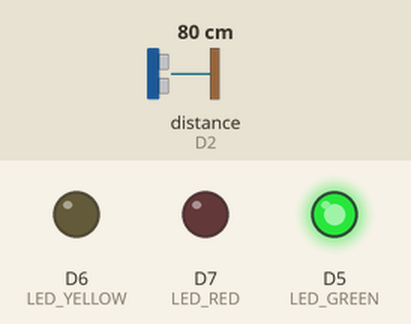
Bench run of a sketch on a simulated ESP8266 (NodeMCU). Shown: output pins drawn as LEDs (lit = HIGH). Wiring (inferred from the names in the program): ultrasonic range finder: trigger D1; echo D2. The inputs (shaded band) are chosen by the test bench; at power-on: distance to the obstacle (sensor on D2) 80 cm. The echo pulse lasts 58.3 µs per cm; WiFi joins after 1.5 s; servers stay silent unless stated; random numbers use the default seed unless the sketch sets one; no MQTT or app messages arrive unless stated; pins used as bus, display or sensor lines are not drawn; what the sketch prints to the serial monitor is not drawn.

Above: at 2.7 s.
2.8 s: distance to the obstacle (sensor on D2) set to 40 cm
4.9 s: distance to the obstacle (sensor on D2) set to 33 cm
At 6.8 s:
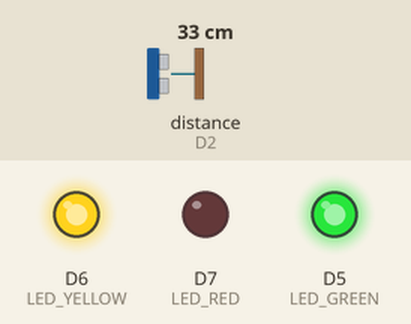
7.5 s: distance to the obstacle (sensor on D2) set to 20 cm
9.6 s: distance to the obstacle (sensor on D2) set to 16 cm
At 11.6 s:
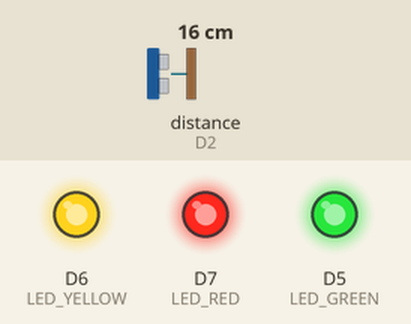
12.0 s: distance to the obstacle (sensor on D2) set to 18 cm
At 12.9 s:
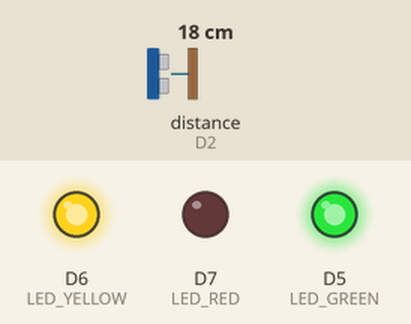
14.1 s: distance to the obstacle (sensor on D2) set to 2 cm
At 16.5 s:
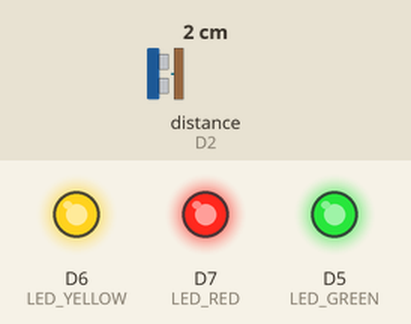
Timing chart, 0 to 17.5 s (numbered marks = the images above; inputs shaded):
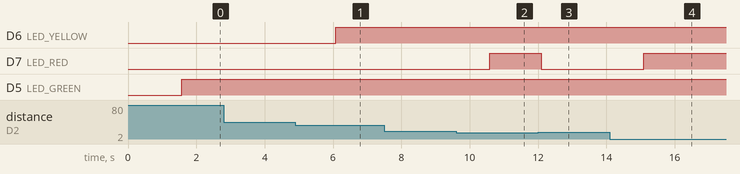

Measured:
- the behaviour switches between 36 and 35 cm on distance to the obstacle (sensor on D2) (found by bisection; images 0 and 1)
- the behaviour switches between 18 and 17 cm on distance to the obstacle (sensor on D2) (found by bisection; images 1 and 2)
- after the input at 2.8 s, every drawn part: stays the same
- after the input at 4.9 s, D6 (LED_YELLOW): LOW → HIGH after 1.2 s
- after the input at 7.5 s, every drawn part: stays the same
- after the input at 9.6 s, D7 (LED_RED): LOW → HIGH after 0.99 s
- after the input at 12.0 s, D7 (LED_RED): HIGH → LOW after 0.09 s
- after the input at 14.1 s, D7 (LED_RED): LOW → HIGH after 0.99 s

The sketch:

parking_level_sensor.ino
```cpp
#include <ESP8266WiFi.h>
#include <PubSubClient.h>

// WiFi and MQTT Setup
const char* ssid = "YOUR_WIFI_SSID";
const char* password = "YOUR_WIFI_PASSWORD";
const char* mqtt_server = "broker.hivemq.com";
const char* mqtt_topic = "yourunique/parking/level"; // Change this to be unique!

// HC-SR04 Pins
const int TRIG_PIN = D1;
const int ECHO_PIN = D2;

// LED Bar Indicator Pins
const int LED_GREEN = D5;
const int LED_YELLOW = D6;
const int LED_RED = D7;

// Calibration Constants (Adjust these based on your setup in cm)
const int MAX_DISTANCE = 50;  // 0% Full (Object is far away / Tank empty)
const int MIN_DISTANCE = 5;   // 100% Full (Object is very close / Tank full)

WiFiClient espClient;
PubSubClient client(espClient);

void setup_wifi() {
  delay(10);
  Serial.println();
  Serial.print("Connecting to ");
  Serial.println(ssid);
  WiFi.begin(ssid, password);
  while (WiFi.status() != WL_CONNECTED) {
    delay(500);
    Serial.print(".");
  }
  Serial.println("\nWiFi connected");
}

void reconnect() {
  while (!client.connected()) {
    Serial.print("Attempting MQTT connection...");
    String clientId = "ESP8266Client-LevelSensor-";
    clientId += String(random(0, 0xffff), HEX);

    if (client.connect(clientId.c_str())) {
      Serial.println("connected");
    } else {
      Serial.print("failed, rc=");
      Serial.print(client.state());
      Serial.println(" try again in 5 seconds");
      delay(5000);
    }
  }
}

void setup() {
  // Pin modes
  pinMode(TRIG_PIN, OUTPUT);
  pinMode(ECHO_PIN, INPUT);
  pinMode(LED_GREEN, OUTPUT);
  pinMode(LED_YELLOW, OUTPUT);
  pinMode(LED_RED, OUTPUT);

  Serial.begin(115200);
  setup_wifi();
  client.setServer(mqtt_server, 1883);
}

void loop() {
  if (!client.connected()) {
    reconnect();
  }
  client.loop();

  // 1. Trigger the Ultrasonic sensor
  digitalWrite(TRIG_PIN, LOW);
  delayMicroseconds(2);
  digitalWrite(TRIG_PIN, HIGH);
  delayMicroseconds(10);
  digitalWrite(TRIG_PIN, LOW);

  // 2. Read the echo bounce time (in microseconds)
  long duration = pulseIn(ECHO_PIN, HIGH);

  // 3. Calculate distance in cm (Speed of sound is ~340m/s or 0.034 cm/us)
  int distance = duration * 0.034 / 2;

  // Constrain distance within our calibrated limits
  distance = constrain(distance, MIN_DISTANCE, MAX_DISTANCE);

  // 4. Map distance to a Fill Level Percentage
  // As distance gets smaller (closer), fill percentage goes UP.
  int fillPercentage = map(distance, MAX_DISTANCE, MIN_DISTANCE, 0, 100);

  Serial.print("Distance: ");
  Serial.print(distance);
  Serial.print(" cm | Fill Level: ");
  Serial.print(fillPercentage);
  Serial.println("%");

  // 5. LED Bar Indicator Logic
  if (fillPercentage < 33) {
    // Low level / Object far away -> Only Green
    digitalWrite(LED_GREEN, HIGH);
    digitalWrite(LED_YELLOW, LOW);
    digitalWrite(LED_RED, LOW);
  }
  else if (fillPercentage >= 33 && fillPercentage < 75) {
    // Mid level / Object approaching -> Green + Yellow
    digitalWrite(LED_GREEN, HIGH);
    digitalWrite(LED_YELLOW, HIGH);
    digitalWrite(LED_RED, LOW);
  }
  else {
    // Critical level / Object very close -> All LEDs ON (Green + Yellow + Red)
    digitalWrite(LED_GREEN, HIGH);
    digitalWrite(LED_YELLOW, HIGH);
    digitalWrite(LED_RED, HIGH);
  }

  // 6. Publish data to MQTT Broker
  String payload = String(fillPercentage);
  client.publish(mqtt_topic, payload.c_str());
  Serial.println("Data published to MQTT.");

  delay(1500); // Wait 1.5 seconds before next reading
}
```
